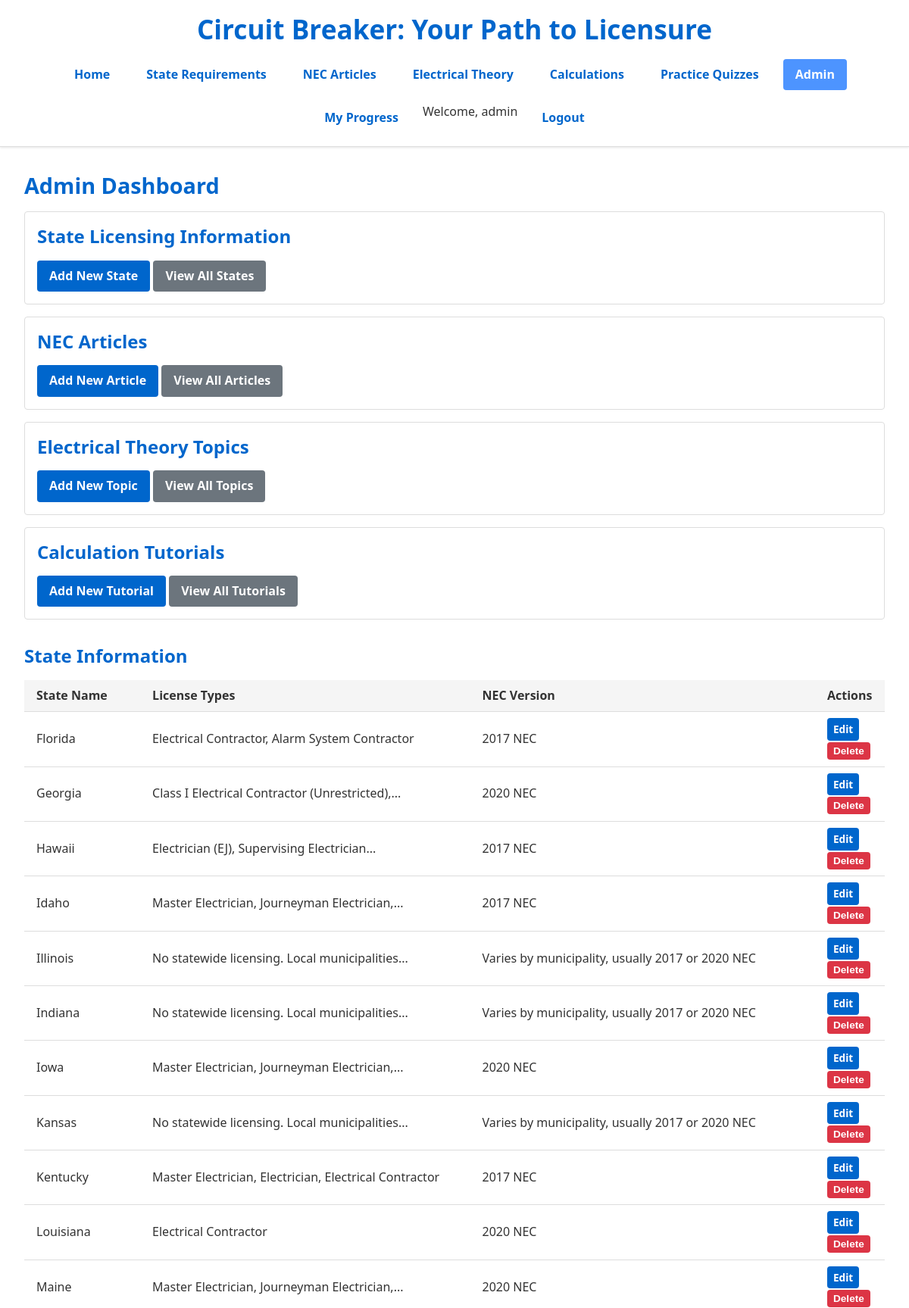
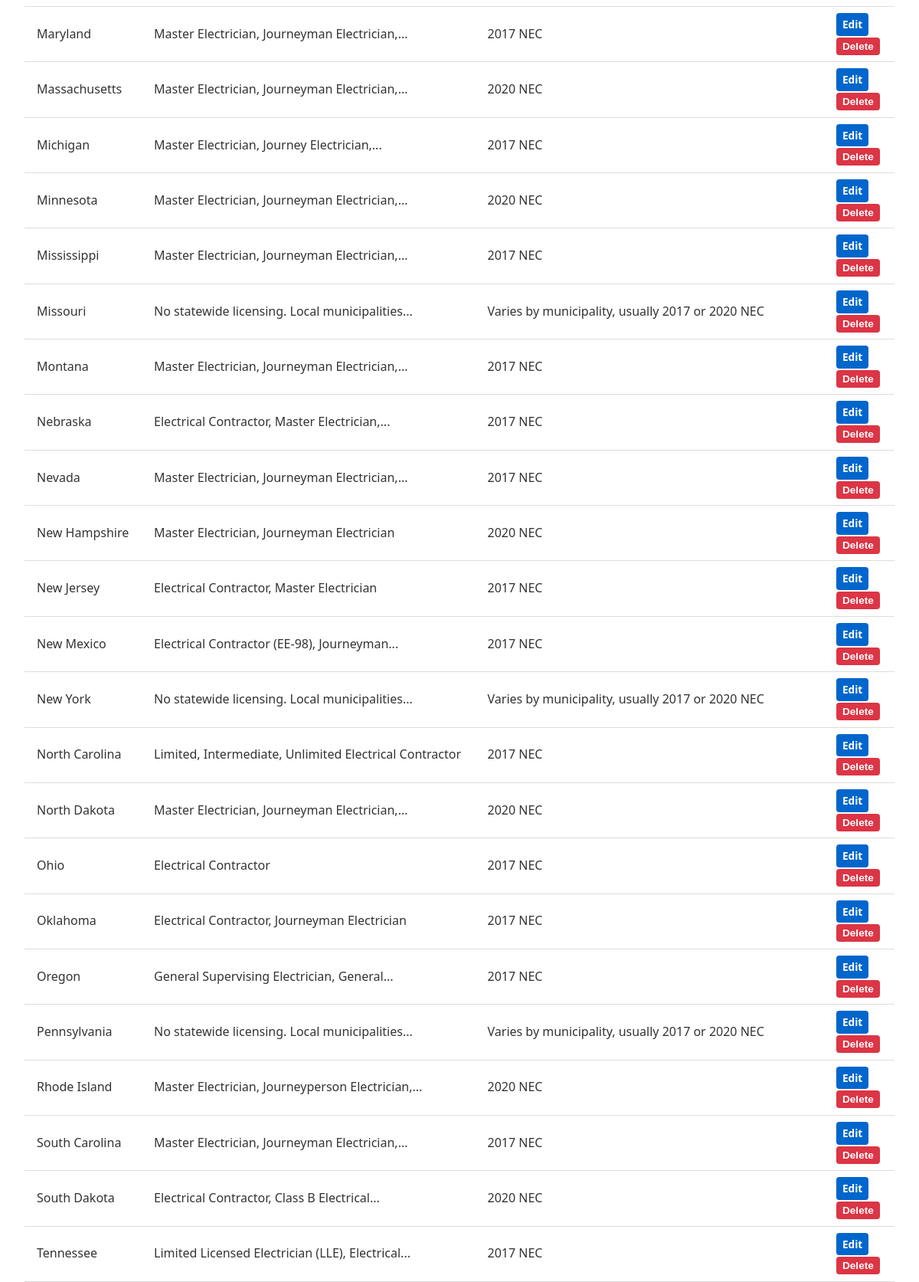
The app's page /admin/ (signed in, upper part) with its own data (2 pictures, top to bottom).
### models.py (models this page shows, shortened)
class User(db.Model, UserMixin):
    id = db.Column(db.Integer, primary_key=True)
    username = db.Column(db.String(80), unique=True, nullable=False)
    email = db.Column(db.String(120), unique=True, nullable=False)
    password_hash = db.Column(db.String(200), nullable=False)
    date_registered = db.Column(db.DateTime, default=datetime.datetime.utcnow)

class StateInfo(db.Model):
    id = db.Column(db.Integer, primary_key=True)
    state_name = db.Column(db.String(100), unique=True, nullable=False)
    license_types = db.Column(db.Text)
    experience_reqs = db.Column(db.Text)
    application_info_link = db.Column(db.String(255))
    tested_nec_version = db.Column(db.String(50))
    exam_details = db.Column(db.Text)
    official_board_link = db.Column(db.String(255))

### app.py (the view)
    @admin_bp.route('/')
    @admin_required
    def dashboard():
        states = StateInfo.query.all()
        return render_template('admin/dashboard.html', states=states)

### app.py (called while the page is built)
def admin_required(f):
    @wraps(f)
    def decorated_function(*args, **kwargs):
        if not current_user.is_authenticated or current_user.username != 'admin':
            flash('You must be an admin to access this page.', 'error')
            return redirect(url_for('login'))
        return f(*args, **kwargs)
    return decorated_function

### templates/admin/dashboard.html (shortened to what this page needs)
{% extends "base.html" %}  {% block content %}
<div class="admin-dashboard">
  <h2>Admin Dashboard</h2>
  <div class="admin-sections">
    <div class="admin-section">
      <h3>State Licensing Information</h3>
      <div class="action-buttons">
        <a href="{{ url_for('admin.add_state') }}" class="button primary"
          >Add New State</a
        >
        <a href="{{ url_for('admin.dashboard') }}" class="button secondary"
          >View All States</a
        >
      </div>
    </div>
    <div class="admin-section">
      <h3>NEC Articles</h3>
      <div class="action-buttons">
        <a href="{{ url_for('admin.add_nec_article') }}" class="button primary"
          >Add New Article</a
        >
        <a href="{{ url_for('admin.nec_articles') }}" class="button secondary"
          >View All Articles</a
        >
      </div>
    </div>
    <div class="admin-section">
      <h3>Electrical Theory Topics</h3>
      <div class="action-buttons">
        <a href="{{ url_for('admin.add_theory_topic') }}" class="button primary"
          >Add New Topic</a
        >
        <a href="{{ url_for('admin.theory_topics') }}" class="button secondary"
          >View All Topics</a
        >
      </div>
    </div>
    <div class="admin-section">
      <h3>Calculation Tutorials</h3>
      <div class="action-buttons">
        <a
          href="{{ url_for('admin.add_calc_tutorial') }}"
          class="button primary"
          >Add New Tutorial</a
        >
        <a href="{{ url_for('admin.calc_tutorials') }}" class="button secondary"
          >View All Tutorials</a
        >
      </div>
    </div>
  </div>
  <div class="states-table-container">
    <h3>State Information</h3>
    {% if states %}
    <table class="states-table">
      <thead>
        <tr>
          <th>State Name</th>
          <th>License Types</th>
          <th>NEC Version</th>
          <th>Actions</th>
        </tr>
      </thead>
      <tbody>
        {% for state in states %}
        <tr>
          <td>{{ state.state_name }}</td>
          <td>{{ state.license_types|truncate(50) }}</td>
          <td>{{ state.tested_nec_version }}</td>
          <td class="actions">
            <a
              href="{{ url_for('admin.edit_state', state_id=state.id) }}"
              class="button small"
              >Edit</a
            >
            <form
              action="{{ url_for('admin.delete_state', state_id=state.id) }}"
              method="POST"
              class="inline-form"
            >
              <button
                type="submit"
                class="button small danger"
                onclick="return confirm('Are you sure you want to delete this state?')"
              >
                Delete
              </button>
            </form>
          </td>
        </tr>
        {% endfor %}
      </tbody>
    </table>
    {% else %}
    <p class="no-data">No states have been added yet.</p>
    {% endif %}
  </div>
</div>
{% endblock %}

### templates/base.html (shortened to what this page needs)
<!DOCTYPE html>
<html lang="en">
  <head>
    <link
      rel="stylesheet"
      href="{{ url_for('static', filename='css/style.css') }}"
    />
  </head>
  <body>
    <header>
      <div class="container">
        <h1>Circuit Breaker: Your Path to Licensure</h1>
        <nav>
          <ul>
            <li><a href="{{ url_for('home') }}" {% if request.path == url_for('home') %}class="active"{% endif %}>Home</a></li>
            <li><a href="{{ url_for('states_list') }}" {% if request.path.startswith('/states') %}class="active"{% endif %}>State Requirements</a></li>
            <li><a href="{{ url_for('nec_articles_list') }}" {% if request.path.startswith('/nec_articles') %}class="active"{% endif %}>NEC Articles</a></li>
            <li><a href="{{ url_for('theory_list') }}" {% if request.path.startswith('/theory') %}class="active"{% endif %}>Electrical Theory</a></li>
            <li><a href="{{ url_for('calculations_list') }}" {% if request.path.startswith('/calculations') %}class="active"{% endif %}>Calculations</a></li>
            <li><a href="{{ url_for('quiz_launcher') }}" {% if request.path.startswith('/quiz') %}class="active"{% endif %}>Practice Quizzes</a></li>
            {% if current_user.is_authenticated %}
              {% if current_user.username == 'admin' %}
              <li><a href="{{ url_for('admin.dashboard') }}" {% if request.path.startswith('/admin') %}class="active"{% endif %}>Admin</a></li>
              {% endif %}
              <li><a href="{{ url_for('my_progress') }}" {% if request.path.startswith('/my_progress') %}class="active"{% endif %}>My Progress</a></li>
              <li>Welcome, {{ current_user.username }}</li>
              <li><a href="{{ url_for('logout') }}">Logout</a></li>
            {% else %}
              <li><a href="{{ url_for('login') }}" {% if request.path == url_for('login') %}class="active"{% endif %}>Login</a></li>
              <li><a href="{{ url_for('register') }}" {% if request.path == url_for('register') %}class="active"{% endif %}>Register</a></li>
            {% endif %}
          </ul>
        </nav>
      </div>
    </header>
    <main>
      <div class="container">
        {% block content %}{% endblock %}
      </div>
    </main>
  </body>
</html>

### static/css/style.css (style rules this page uses)
* { margin: 0; padding: 0; box-sizing: border-box; }
:root { --primary: #0066cc; --primary-dark: #0055aa; --primary-light: #4d94ff; --secondary: #6c757d; --dark: #333333; --light: #f5f5f5; --lighter: #ffffff; --border: #dddddd; --success: #28a745; --error: #dc3545; --warning: #ffc107; --info: #17a2b8; --body-font: "Segoe UI", Arial, sans-serif; --heading-font: "Segoe UI", Arial, sans-serif; --spacing-xs: 0.25rem; --spacing-sm: 0.5rem; --spacing: 1rem; --spacing-md: 1.5rem; --spacing-lg: 2rem; --spacing-xl: 3rem; --border-radius: 4px; --box-shadow: 0 2px 5px rgba(0, 0, 0, 0.1); }
body { font-family: var(--body-font); line-height: 1.6; color: var(--dark); background-color: var(--lighter); font-size: 16px; }
h1, h2, h3, h4, h5, h6 { font-family: var(--heading-font); font-weight: 600; line-height: 1.3; margin-bottom: var(--spacing); color: var(--primary); }
h1 { font-size: 2.2rem; }
h2 { font-size: 1.8rem; }
h3 { font-size: 1.5rem; }
a { color: var(--primary); text-decoration: none; transition: color 0.2s ease; }
ul, ol { margin-bottom: var(--spacing); padding-left: var(--spacing-lg); }
li { margin-bottom: var(--spacing-sm); }
.container { max-width: 1200px; margin: 0 auto; padding: 0 var(--spacing); }
main { min-height: 70vh; padding: var(--spacing) 0; }
header { background-color: var(--lighter); border-bottom: 1px solid var(--border); padding: var(--spacing) 0; box-shadow: 0 1px 3px rgba(0, 0, 0, 0.1); }
header h1 { text-align: center; margin-bottom: var(--spacing); }
nav ul { display: flex; flex-wrap: wrap; justify-content: center; gap: var(--spacing); list-style: none; padding: 0; margin: 0; margin-top: var(--spacing); }
nav ul li { margin-bottom: 0; }
nav ul li a { display: block; padding: var(--spacing-sm) var(--spacing); font-weight: 600; color: var(--primary); border-radius: var(--border-radius); transition: all 0.2s ease; }
nav ul li a:hover, nav ul li a.active { background-color: var(--primary-light); color: white; text-decoration: none; }
.button, button, input[type="submit"], input[type="button"] { display: inline-block; padding: var(--spacing-sm) var(--spacing); background-color: var(--primary); color: white; border: none; border-radius: var(--border-radius); cursor: pointer; font-size: 1rem; font-weight: 600; text-align: center; text-decoration: none; transition: background-color 0.2s ease; }
.button.secondary { background-color: var(--secondary); }
.button.danger { background-color: var(--error); }
.button.small { font-size: 0.85rem; padding: var(--spacing-xs) var(--spacing-sm); }
table { width: 100%; border-collapse: collapse; border-spacing: 0; }
th, td { padding: var(--spacing-sm) var(--spacing); border-bottom: 1px solid var(--border); text-align: left; }
th { background-color: var(--light); font-weight: 600; color: var(--dark); }
.admin-dashboard { padding: var(--spacing); }
.admin-sections { display: flex; flex-direction: column; gap: var(--spacing); margin-bottom: var(--spacing-lg); }
.admin-section { background-color: var(--lighter); border: 1px solid var(--border); border-radius: var(--border-radius); padding: var(--spacing); }

### records on screen
User: username "admin"
StateInfo: state_name "Florida", license_types "Electrical Contractor, Alarm System Contractor", tested_nec_version "2017 NEC"
StateInfo: state_name "Georgia", license_types "Class I Electrical Contractor (Unrestricted),...", tested_nec_version "2020 NEC"
StateInfo: state_name "Hawaii", license_types "Electrician (EJ), Supervising Electrician...", tested_nec_version "2017 NEC"
StateInfo: state_name "Idaho", license_types "Master Electrician, Journeyman Electrician,...", tested_nec_version "2017 NEC"
StateInfo: state_name "Illinois", license_types "No statewide licensing. Local municipalities...", tested_nec_version "Varies by municipality, usually 2017 or 2020 NEC"
StateInfo: state_name "Indiana", license_types "No statewide licensing. Local municipalities...", tested_nec_version "Varies by municipality, usually 2017 or 2020 NEC"
StateInfo: state_name "Iowa", license_types "Master Electrician, Journeyman Electrician,...", tested_nec_version "2020 NEC"
StateInfo: state_name "Kansas", license_types "No statewide licensing. Local municipalities...", tested_nec_version "Varies by municipality, usually 2017 or 2020 NEC"
StateInfo: state_name "Kentucky", license_types "Master Electrician, Electrician, Electrical Contractor", tested_nec_version "2017 NEC"
StateInfo: state_name "Louisiana", license_types "Electrical Contractor", tested_nec_version "2020 NEC"
StateInfo: state_name "Maine", license_types "Master Electrician, Journeyman Electrician,...", tested_nec_version "2020 NEC"
StateInfo: state_name "Maryland", license_types "Master Electrician, Journeyman Electrician,...", tested_nec_version "2017 NEC"
StateInfo: state_name "Massachusetts", license_types "Master Electrician, Journeyman Electrician,...", tested_nec_version "2020 NEC"
StateInfo: state_name "Michigan", license_types "Master Electrician, Journey Electrician,...", tested_nec_version "2017 NEC"
StateInfo: state_name "Minnesota", license_types "Master Electrician, Journeyman Electrician,...", tested_nec_version "2020 NEC"
StateInfo: state_name "Mississippi", license_types "Master Electrician, Journeyman Electrician,...", tested_nec_version "2017 NEC"
StateInfo: state_name "Missouri", license_types "No statewide licensing. Local municipalities...", tested_nec_version "Varies by municipality, usually 2017 or 2020 NEC"
StateInfo: state_name "Montana", license_types "Master Electrician, Journeyman Electrician,...", tested_nec_version "2017 NEC"
StateInfo: state_name "Nebraska", license_types "Electrical Contractor, Master Electrician,...", tested_nec_version "2017 NEC"
StateInfo: state_name "Nevada", license_types "Master Electrician, Journeyman Electrician,...", tested_nec_version "2017 NEC"
StateInfo: state_name "New Hampshire", license_types "Master Electrician, Journeyman Electrician", tested_nec_version "2020 NEC"
StateInfo: state_name "New Jersey", license_types "Electrical Contractor, Master Electrician", tested_nec_version "2017 NEC"
StateInfo: state_name "New Mexico", license_types "Electrical Contractor (EE-98), Journeyman...", tested_nec_version "2017 NEC"
StateInfo: state_name "New York", license_types "No statewide licensing. Local municipalities...", tested_nec_version "Varies by municipality, usually 2017 or 2020 NEC"
StateInfo: state_name "North Carolina", license_types "Limited, Intermediate, Unlimited Electrical Contractor", tested_nec_version "2017 NEC"
StateInfo: state_name "North Dakota", license_types "Master Electrician, Journeyman Electrician,...", tested_nec_version "2020 NEC"
StateInfo: state_name "Ohio", license_types "Electrical Contractor", tested_nec_version "2017 NEC"
StateInfo: state_name "Oklahoma", license_types "Electrical Contractor, Journeyman Electrician", tested_nec_version "2017 NEC"
StateInfo: state_name "Oregon", license_types "General Supervising Electrician, General...", tested_nec_version "2017 NEC"
StateInfo: state_name "Pennsylvania", license_types "No statewide licensing. Local municipalities...", tested_nec_version "Varies by municipality, usually 2017 or 2020 NEC"
StateInfo: state_name "Rhode Island", license_types "Master Electrician, Journeyperson Electrician,...", tested_nec_version "2020 NEC"
StateInfo: state_name "South Carolina", license_types "Master Electrician, Journeyman Electrician,...", tested_nec_version "2017 NEC"
StateInfo: state_name "South Dakota", license_types "Electrical Contractor, Class B Electrical...", tested_nec_version "2020 NEC"
StateInfo: state_name "Tennessee", license_types "Limited Licensed Electrician (LLE), Electrical...", tested_nec_version "2017 NEC"
